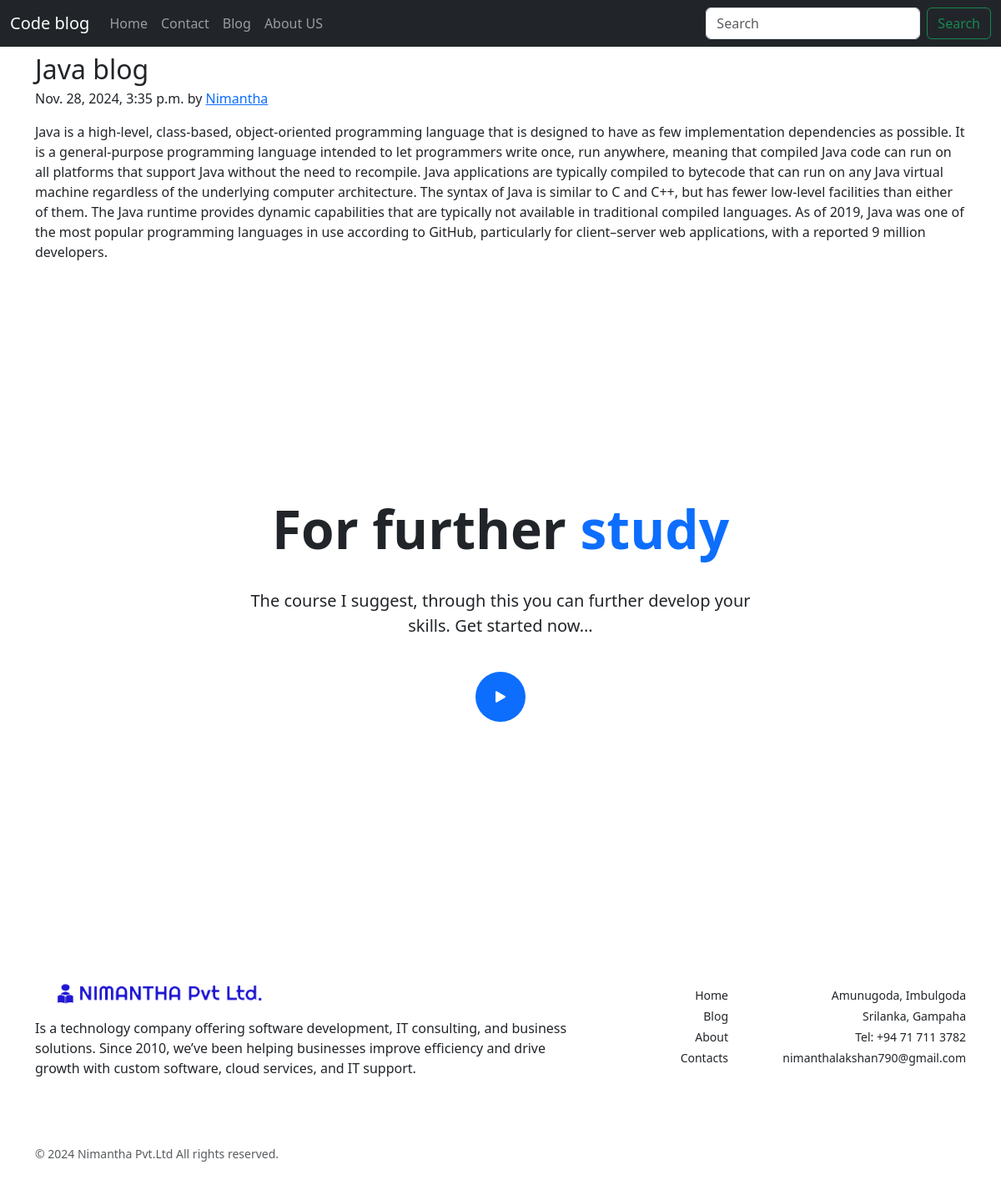
Page /blog/java-blog on the committed database.
### blog/models.py (models this page shows, shortened)
class Post(models.Model):
    sno = models.AutoField(primary_key=True)
    title = models.CharField(max_length=100)
    content = models.TextField()
    author = models.CharField(max_length=20)
    link = models.URLField(max_length=255)
    slug = models.CharField(max_length=50)
    timeStamp = models.DateTimeField(blank=True)

### blog/views.py (the view)
# urls.py: path('<str:slug>', views.blogpost, name='blogpost'),
def blogpost(request, slug):
    post = Post.objects.filter(slug=slug).first()
    context = {
        'post':post
    }
    return render(request, "blog/blogpost.html", context)

### templates/blog/blogpost.html (shortened to what this page needs)
{% extends "home/index.html" %}
{% block body %}
{% load static %}
    <article class="container">
        <h2 class="blog-post-title mb-1">{{post.title}}</h2>
        <p class="blog-post-meta">{{post.timeStamp}} by <a href="/about">{{post.author}}</a></p>
        <p>{{post.content}}</p>
    </article>
    <section class="py-5 min-vh-100 d-flex align-items-center position-relative">
	<div class="container">
		<div class="row justify-content-center">
			<div class="col-lg-7">
				<div class="text-center">
					<h1 class="display-3 fw-bold">For further <span class="text-primary">study</span></h1>
					<p class="lead py-3 py-md-4">The course I suggest, through this you can further develop your skills. Get started now...</p><a class="mx-auto bg-primary text-white d-flex align-items-center justify-content-center rounded-circle" href="{{post.link}}" style="width: 60px;height: 60px;"><svg class="bi bi-play-fill" fill="currentColor" height="24" viewbox="0 0 16 16" width="24" xmlns="http://www.w3.org/2000/svg">
					<path d="m11.596 8.697-6.363 3.692c-.54.313-1.233-.066-1.233-.697V4.308c0-.63.692-1.01 1.233-.696l6.363 3.692a.802.802 0 0 1 0 1.393z"></path></svg></a>
				</div>
			</div>
		</div>
	</div>
</section>
<footer class="py-4">
	<div class="container">
		<div class="row justify-content-between pt-4 pb-3 pb-lg-5">
			<div class="col-12 col-lg-7">
				<a href=""><img alt="Free Frontend Logo" class="img-fluid mb-3" height="" src="{% static 'images/pvtltd.png' %}" width="300"></a>
				<p class="mb-3">Is a technology company offering software development, IT consulting, and business solutions. Since 2010,
        we’ve been helping businesses improve efficiency and drive growth with custom software, cloud services, and IT support.</p>
			</div>
			<div class="col-12 col-lg-2 small text-lg-end mb-4 md-lg-0 pt-1">
				<p class="mb-1"><a class="text-dark text-decoration-none">Home</a></p>
				<p class="mb-1"><a class="text-dark text-decoration-none">Blog</a></p>
				<p class="mb-1"><a class="text-dark text-decoration-none">About</a></p>
				<p class="mb-0"><a class="text-dark text-decoration-none">Contacts</a></p>
			</div>
			<div class="col-12 col-lg-3 pt-1 small text-lg-end">
				<p class="mb-1">Amunugoda, Imbulgoda</p>
				<p class="mb-1">Srilanka, Gampaha</p>
				<p class="mb-1">Tel: +94 71 711 3782</p>
				<p class="mb-0"><a class="text-dark text-decoration-none" href="">nimanthalakshan790@gmail.com</a></p>
			</div>
		</div>
		<div class="d-lg-flex justify-content-between py-3">
			<div class="small">
				<span class="d-block d-lg-inline text-muted mb-2 mb-lg-0 me-lg-5">© 2024 Nimantha Pvt.Ltd All rights reserved.</span>
			</div>
		</div>
	</div>
</footer>
{% endblock %}

### templates/home/index.html (style rules this page uses)
body { background-image: url('https://bradshairstudio.com/wp-content/uploads/2017/05/White-Background-Iphone-Pics-1.jpeg'); }

### rows in the picture
Post: title "Java blog", timeStamp "Nov. 28, 2024, 3:35 p.m.", author "Nimantha", content "Java is a high-level, class-based, object-oriented programming language that is designed to have as few implementation dependencies as possible. It is a general-purpose programming language intended to let programmers write once, run anywhere, meaning that compiled Java code can run on all platforms that support Java without the need to recompile. Java applications are typically compiled to bytecode that can run on any Java virtual machine regardless of the underlying computer architecture. The syntax of Java is similar to C and C++, but has fewer low-level facilities than either of them. The Java runtime provides dynamic capabilities that are typically not available in traditional compiled…"
